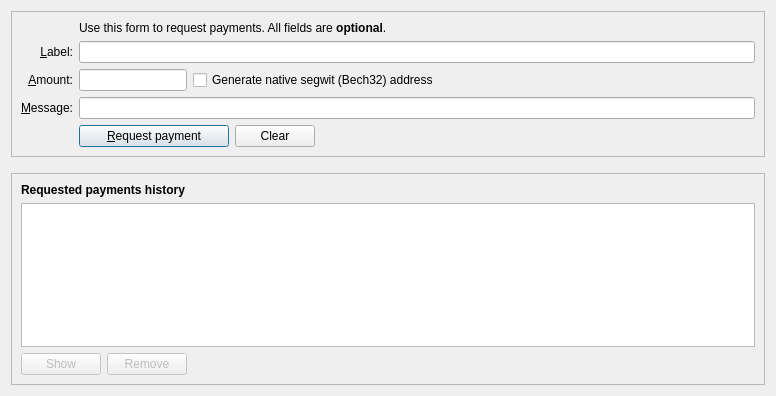
<?xml version="1.0" encoding="UTF-8"?>
<ui version="4.0">
 <class>ReceiveCoinsDialog</class>
 <widget class="QDialog" name="ReceiveCoinsDialog">
  <property name="geometry">
   <rect>
    <x>0</x>
    <y>0</y>
    <width>776</width>
    <height>396</height>
   </rect>
  </property>
  <layout class="QVBoxLayout" name="verticalLayout" stretch="0,0,1">
   <item>
    <widget class="QFrame" name="frame2">
     <property name="sizePolicy">
      <sizepolicy hsizetype="Preferred" vsizetype="Expanding">
       <horstretch>0</horstretch>
       <verstretch>0</verstretch>
      </sizepolicy>
     </property>
     <property name="frameShape">
      <enum>QFrame::StyledPanel</enum>
     </property>
     <property name="frameShadow">
      <enum>QFrame::Sunken</enum>
     </property>
     <layout class="QVBoxLayout" name="verticalLayout_3">
      <item>
       <layout class="QGridLayout" name="gridLayout">
        <item row="5" column="0">
         <widget class="QLabel" name="label">
          <property name="toolTip">
           <string>An optional amount to request. Leave this empty or zero to not request a specific amount.</string>
          </property>
          <property name="text">
           <string>&amp;Amount:</string>
          </property>
          <property name="alignment">
           <set>Qt::AlignRight|Qt::AlignTrailing|Qt::AlignVCenter</set>
          </property>
          <property name="buddy">
           <cstring>reqAmount</cstring>
          </property>
         </widget>
        </item>
        <item row="6" column="0">
         <widget class="QLabel" name="label_3">
          <property name="toolTip">
           <string>An optional message to attach to the payment request, which will be displayed when the request is opened. Note: The message will not be sent with the payment over the Bitcoin network.</string>
          </property>
          <property name="text">
           <string>&amp;Message:</string>
          </property>
          <property name="alignment">
           <set>Qt::AlignRight|Qt::AlignTrailing|Qt::AlignVCenter</set>
          </property>
          <property name="buddy">
           <cstring>reqMessage</cstring>
          </property>
         </widget>
        </item>
        <item row="4" column="2">
         <widget class="QLineEdit" name="reqLabel">
          <property name="toolTip">
           <string>An optional label to associate with the new receiving address (used by you to identify an invoice).  It is also attached to the payment request.</string>
          </property>
         </widget>
        </item>
        <item row="2" column="2">
         <widget class="QLabel" name="label_5">
          <property name="text">
           <string>Use this form to request payments. All fields are &lt;b&gt;optional&lt;/b&gt;.</string>
          </property>
         </widget>
        </item>
        <item row="4" column="0">
         <widget class="QLabel" name="label_2">
          <property name="toolTip">
           <string>An optional label to associate with the new receiving address.</string>
          </property>
          <property name="text">
           <string>&amp;Label:</string>
          </property>
          <property name="alignment">
           <set>Qt::AlignRight|Qt::AlignTrailing|Qt::AlignVCenter</set>
          </property>
          <property name="buddy">
           <cstring>reqLabel</cstring>
          </property>
         </widget>
        </item>
        <item row="6" column="2">
         <widget class="QLineEdit" name="reqMessage">
          <property name="toolTip">
           <string>An optional message that is attached to the payment request and may be displayed to the sender.</string>
          </property>
         </widget>
        </item>
        <item row="7" column="2">
         <layout class="QHBoxLayout" name="horizontalLayout">
          <item>
           <widget class="QPushButton" name="receiveButton">
            <property name="minimumSize">
             <size>
              <width>150</width>
              <height>0</height>
             </size>
            </property>
            <property name="text">
             <string>&amp;Request payment</string>
            </property>
            <property name="icon">
             <iconset resource="../bitcoin.qrc">
              <normaloff>:/icons/receiving_addresses</normaloff>:/icons/receiving_addresses</iconset>
            </property>
           </widget>
          </item>
          <item>
           <widget class="QPushButton" name="clearButton">
            <property name="sizePolicy">
             <sizepolicy hsizetype="Minimum" vsizetype="Fixed">
              <horstretch>0</horstretch>
              <verstretch>0</verstretch>
             </sizepolicy>
            </property>
            <property name="toolTip">
             <string>Clear all fields of the form.</string>
            </property>
            <property name="text">
             <string>Clear</string>
            </property>
            <property name="icon">
             <iconset resource="../bitcoin.qrc">
              <normaloff>:/icons/remove</normaloff>:/icons/remove</iconset>
            </property>
            <property name="autoDefault">
             <bool>false</bool>
            </property>
           </widget>
          </item>
          <item>
           <spacer name="horizontalSpacer">
            <property name="orientation">
             <enum>Qt::Horizontal</enum>
            </property>
            <property name="sizeHint" stdset="0">
             <size>
              <width>40</width>
              <height>20</height>
             </size>
            </property>
           </spacer>
          </item>
         </layout>
        </item>
        <item row="7" column="0">
         <widget class="QLabel" name="label_7">
          <property name="text">
           <string/>
          </property>
         </widget>
        </item>
        <item row="5" column="2">
         <layout class="QHBoxLayout" name="horizontalLayout_6">
          <item>
           <widget class="BitcoinAmountField" name="reqAmount">
            <property name="sizePolicy">
             <sizepolicy hsizetype="Fixed" vsizetype="Fixed">
              <horstretch>0</horstretch>
              <verstretch>0</verstretch>
             </sizepolicy>
            </property>
            <property name="minimumSize">
             <size>
              <width>80</width>
              <height>0</height>
             </size>
            </property>
            <property name="maximumSize">
             <size>
              <width>1000</width>
              <height>100</height>
             </size>
            </property>
            <property name="toolTip">
             <string>An optional amount to request. Leave this empty or zero to not request a specific amount.</string>
            </property>
           </widget>
          </item>
          <item>
           <widget class="QCheckBox" name="useBech32">
            <property name="sizePolicy">
             <sizepolicy hsizetype="Fixed" vsizetype="Fixed">
              <horstretch>0</horstretch>
              <verstretch>0</verstretch>
             </sizepolicy>
            </property>
            <property name="maximumSize">
             <size>
              <width>1000</width>
              <height>16777215</height>
             </size>
            </property>
            <property name="focusPolicy">
             <enum>Qt::StrongFocus</enum>
            </property>
            <property name="toolTip">
             <string>Native segwit addresses (aka Bech32 or BIP-173) reduce your transaction fees later on and offer better protection against typos, but old wallets don't support them. When unchecked, an address compatible with older wallets will be created instead.</string>
            </property>
            <property name="text">
             <string>Generate native segwit (Bech32) address</string>
            </property>
           </widget>
          </item>
          <item>
           <spacer name="horizontalSpacer_3">
            <property name="orientation">
             <enum>Qt::Horizontal</enum>
            </property>
            <property name="sizeHint" stdset="0">
             <size>
              <width>0</width>
              <height>0</height>
             </size>
            </property>
           </spacer>
          </item>
         </layout>
        </item>
       </layout>
      </item>
     </layout>
    </widget>
   </item>
   <item>
    <spacer name="verticalSpacer_2">
     <property name="orientation">
      <enum>Qt::Vertical</enum>
     </property>
     <property name="sizeHint" stdset="0">
      <size>
       <width>20</width>
       <height>10</height>
      </size>
     </property>
    </spacer>
   </item>
   <item>
    <widget class="QFrame" name="frame">
     <property name="sizePolicy">
      <sizepolicy hsizetype="Preferred" vsizetype="Expanding">
       <horstretch>0</horstretch>
       <verstretch>0</verstretch>
      </sizepolicy>
     </property>
     <property name="frameShape">
      <enum>QFrame::StyledPanel</enum>
     </property>
     <property name="frameShadow">
      <enum>QFrame::Raised</enum>
     </property>
     <layout class="QVBoxLayout" name="verticalLayout_2">
      <item>
       <widget class="QLabel" name="label_6">
        <property name="font">
         <font>
          <weight>75</weight>
          <bold>true</bold>
         </font>
        </property>
        <property name="text">
         <string>Requested payments history</string>
        </property>
       </widget>
      </item>
      <item>
       <widget class="QTableView" name="recentRequestsView">
        <property name="contextMenuPolicy">
         <enum>Qt::CustomContextMenu</enum>
        </property>
        <property name="tabKeyNavigation">
         <bool>false</bool>
        </property>
        <property name="sortingEnabled">
         <bool>true</bool>
        </property>
       </widget>
      </item>
      <item>
       <layout class="QHBoxLayout" name="horizontalLayout_2">
        <item>
         <widget class="QPushButton" name="showRequestButton">
          <property name="enabled">
           <bool>false</bool>
          </property>
          <property name="toolTip">
           <string>Show the selected request (does the same as double clicking an entry)</string>
          </property>
          <property name="text">
           <string>Show</string>
          </property>
          <property name="icon">
           <iconset resource="../bitcoin.qrc">
            <normaloff>:/icons/edit</normaloff>:/icons/edit</iconset>
          </property>
          <property name="autoDefault">
           <bool>false</bool>
          </property>
         </widget>
        </item>
        <item>
         <widget class="QPushButton" name="removeRequestButton">
          <property name="enabled">
           <bool>false</bool>
          </property>
          <property name="toolTip">
           <string>Remove the selected entries from the list</string>
          </property>
          <property name="text">
           <string>Remove</string>
          </property>
          <property name="icon">
           <iconset resource="../bitcoin.qrc">
            <normaloff>:/icons/remove</normaloff>:/icons/remove</iconset>
          </property>
          <property name="autoDefault">
           <bool>false</bool>
          </property>
         </widget>
        </item>
        <item>
         <spacer name="horizontalSpacer_2">
          <property name="orientation">
           <enum>Qt::Horizontal</enum>
          </property>
          <property name="sizeHint" stdset="0">
           <size>
            <width>40</width>
            <height>20</height>
           </size>
          </property>
         </spacer>
        </item>
       </layout>
      </item>
     </layout>
    </widget>
   </item>
  </layout>
 </widget>
 <customwidgets>
  <customwidget>
   <class>BitcoinAmountField</class>
   <extends>QLineEdit</extends>
   <header>qt/bitcoinamountfield.h</header>
   <container>1</container>
  </customwidget>
 </customwidgets>
 <tabstops>
  <tabstop>reqLabel</tabstop>
  <tabstop>reqAmount</tabstop>
  <tabstop>useBech32</tabstop>
  <tabstop>reqMessage</tabstop>
  <tabstop>receiveButton</tabstop>
  <tabstop>clearButton</tabstop>
  <tabstop>recentRequestsView</tabstop>
  <tabstop>showRequestButton</tabstop>
  <tabstop>removeRequestButton</tabstop>
 </tabstops>
 <resources>
  <include location="../bitcoin.qrc"/>
 </resources>
 <connections/>
</ui>
